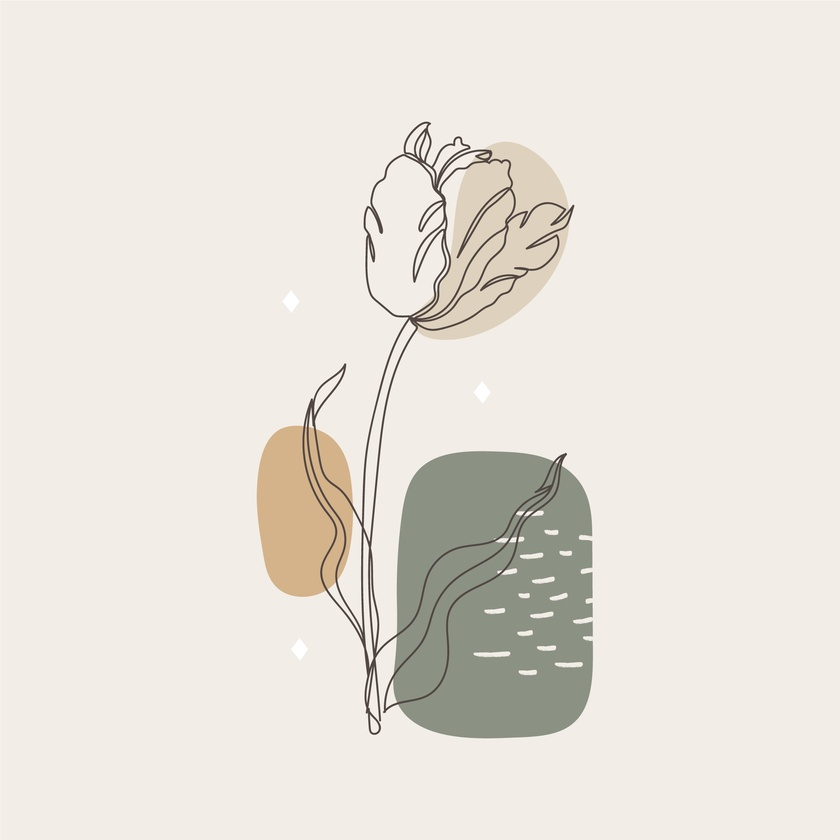
#> input picture MakeItCake/6733768.jpg, 840 x 840 px, shrunk from 2000 x 2000 before the run
$ python -i image_utils.py   (imports and definitions only)
#> lines starting #> are read from the running program, lines starting #| are printed output that depends on the picture; after the words box and inside, x2 and y2 are one past the last pixel; in counts of white or black regions, pixels touching at a corner belong together
import cv2
import svgwrite
from svgwrite.path import Path
from skimage.morphology import skeletonize
from skimage import img_as_ubyte
import tempfile


def create_temp_folder():
    temp_folder = tempfile.mkdtemp()
    return temp_folder

def contour_to_bezier(contour, epsilon=0.9):
    approx = cv2.approxPolyDP(contour, epsilon=epsilon, closed=False)
    points = [tuple(pt[0]) for pt in approx]

    if not points:
        return ""

    commands = ["M" + " ".join(map(str, points[0]))]
    for point in points[1:]:
        commands.append("L" + " ".join(map(str, point)))
    return " ".join(commands)

def jpg_to_svg(input_path, output_path):
#> called with input_path = '../6733768.jpg', output_path = 'out.png'
    image = cv2.imread(input_path, cv2.IMREAD_GRAYSCALE)
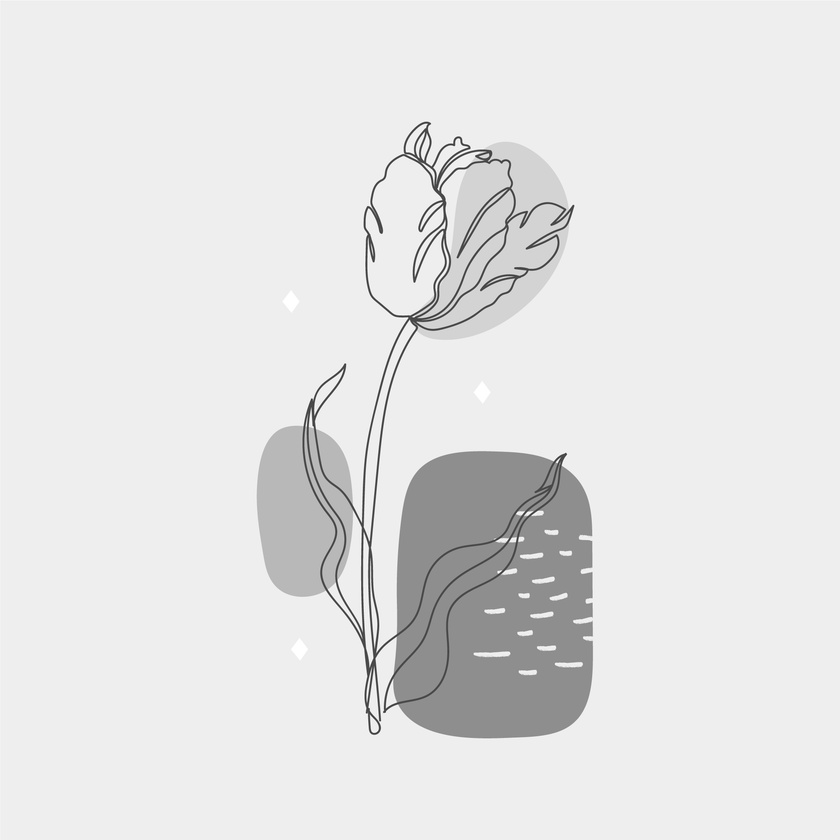
#> image: shape (840, 840); min 43, max 255, mean 227.4
    image = cv2.GaussianBlur(image, (5, 5), 0)
    binary = cv2.adaptiveThreshold(image, 255, cv2.ADAPTIVE_THRESH_GAUSSIAN_C, cv2.THRESH_BINARY_INV, 11, 2)
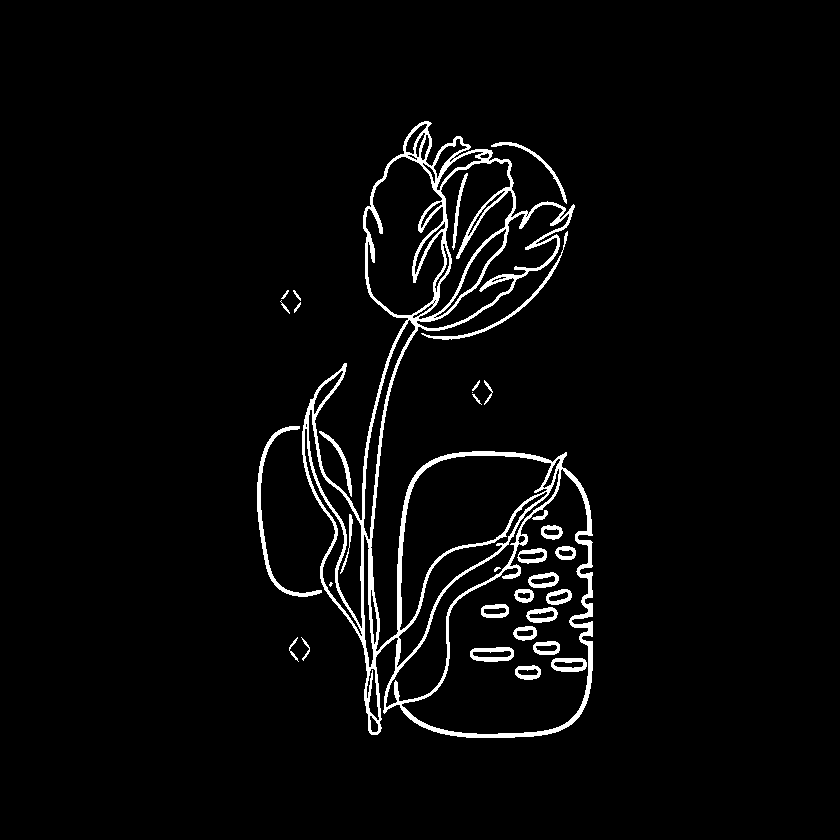
#> binary: shape (840, 840); 3.5% white; 33 white regions (3 under 20 px), largest, box (x1, y1, x2, y2) and area: (302, 121, 593, 738) 18921, (257, 426, 322, 597) 937, (421, 231, 568, 340) 584

    skeleton = skeletonize(binary // 255)
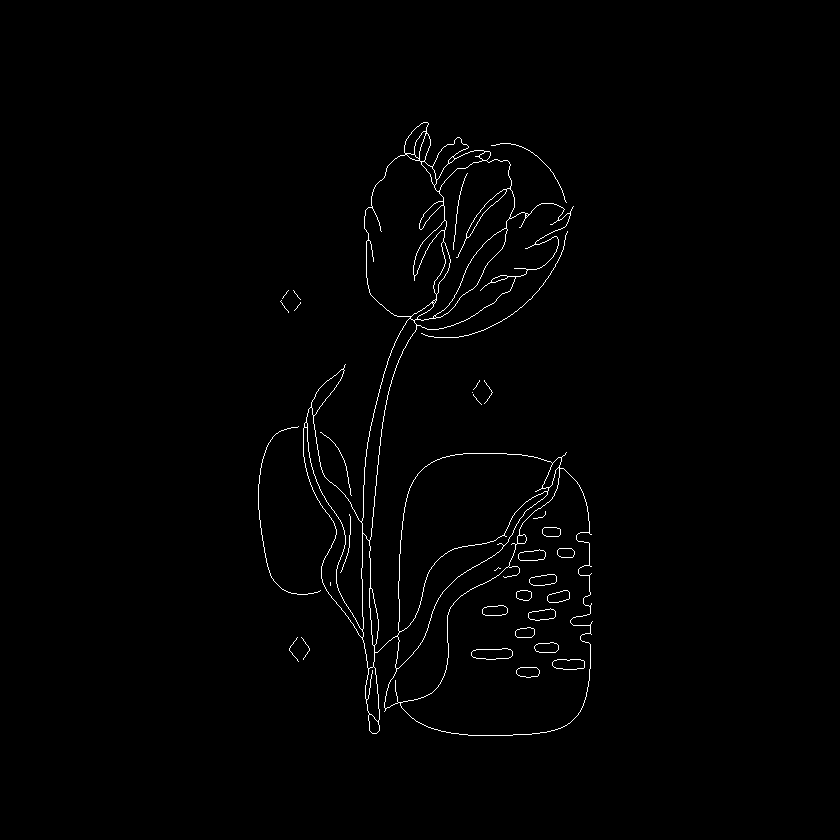
#> skeleton: shape (840, 840) bool; 0.98% white in thin lines or dots, all inside (x1, y1, x2, y2) = (258, 122, 593, 736)
    skeleton = img_as_ubyte(skeleton)

    contours, _ = cv2.findContours(skeleton, cv2.RETR_LIST, cv2.CHAIN_APPROX_SIMPLE)
#> contours = 86 contours, 26 with area under 20; largest, box (x1, y1, x2, y2) and area: (303, 122, 593, 736) 85910, (400, 468, 591, 736) 27822, (398, 453, 553, 632) 12824, (364, 154, 446, 317) 9588, (417, 159, 515, 321) 6238

#> (the run stopped early here; a loop or call above may not have finished)

$ run again, on MakeItCake/vtm1_fian_230425.jpg
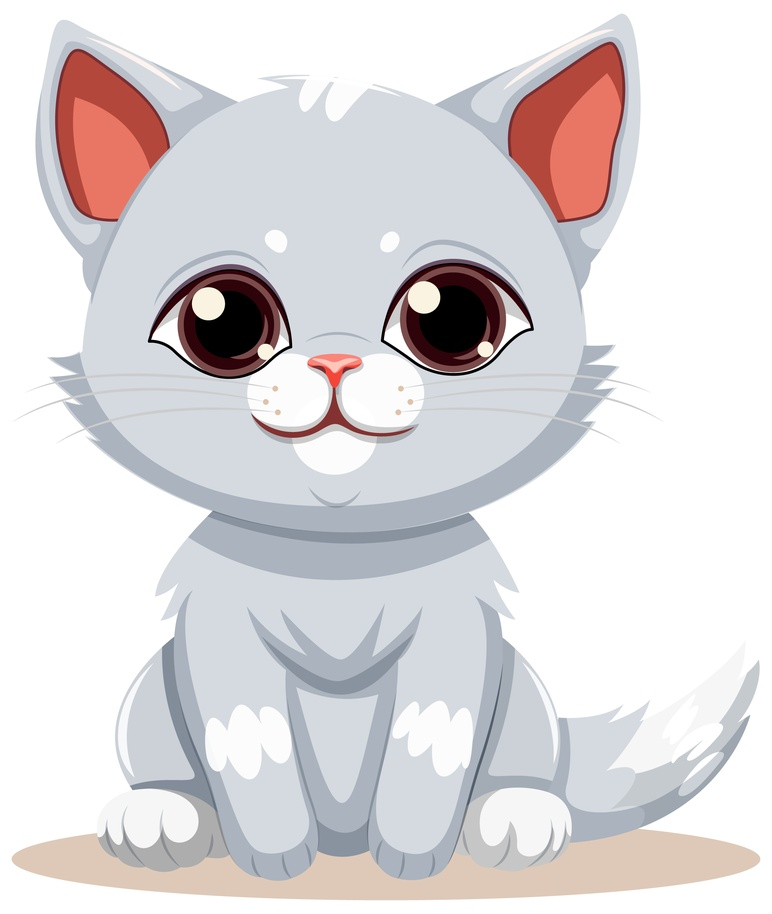
#> input picture MakeItCake/vtm1_fian_230425.jpg, 772 x 914 px, shrunk from 4465 x 5289 before the run
#> in jpg_to_svg, `binary = cv2.adaptiveThreshold(image, 255, cv2.ADAPTIVE_THRESH_GAUSSIA..`:
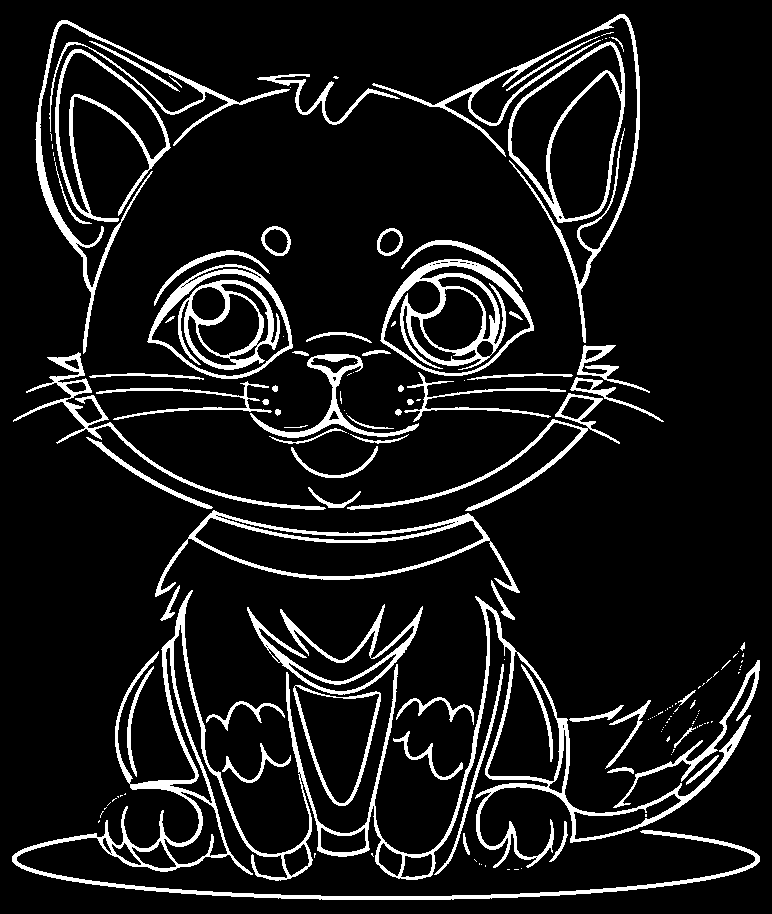
#> binary: shape (914, 772); 10% white; 155 white regions (88 under 20 px), largest, box (x1, y1, x2, y2) and area: (12, 590, 760, 900) 18159, (380, 259, 534, 376) 4927, (35, 20, 290, 354) 3993
#> in jpg_to_svg, `skeleton = skeletonize(binary // 255)`:
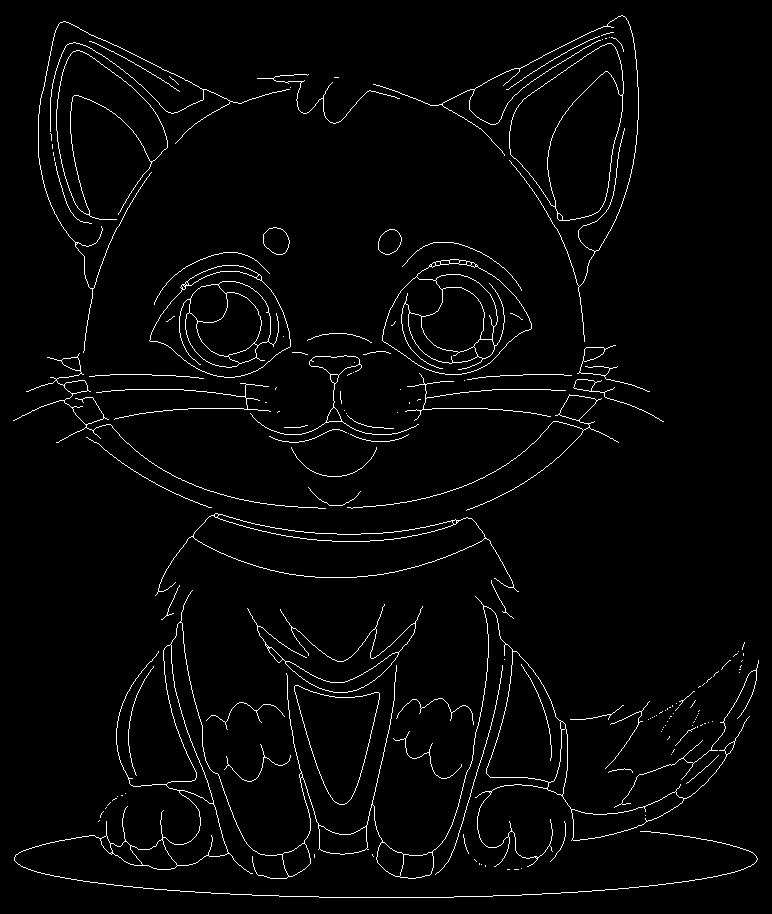
#> skeleton: shape (914, 772) bool; 2.6% white in thin lines or dots
#> contours = 226 contours, 162 with area under 20; largest, box (x1, y1, x2, y2) and area: (14, 590, 758, 898) 16846, (509, 43, 624, 221) 13386, (382, 259, 532, 375) 11710, (155, 513, 519, 596) 11002, (149, 265, 291, 378) 10808
